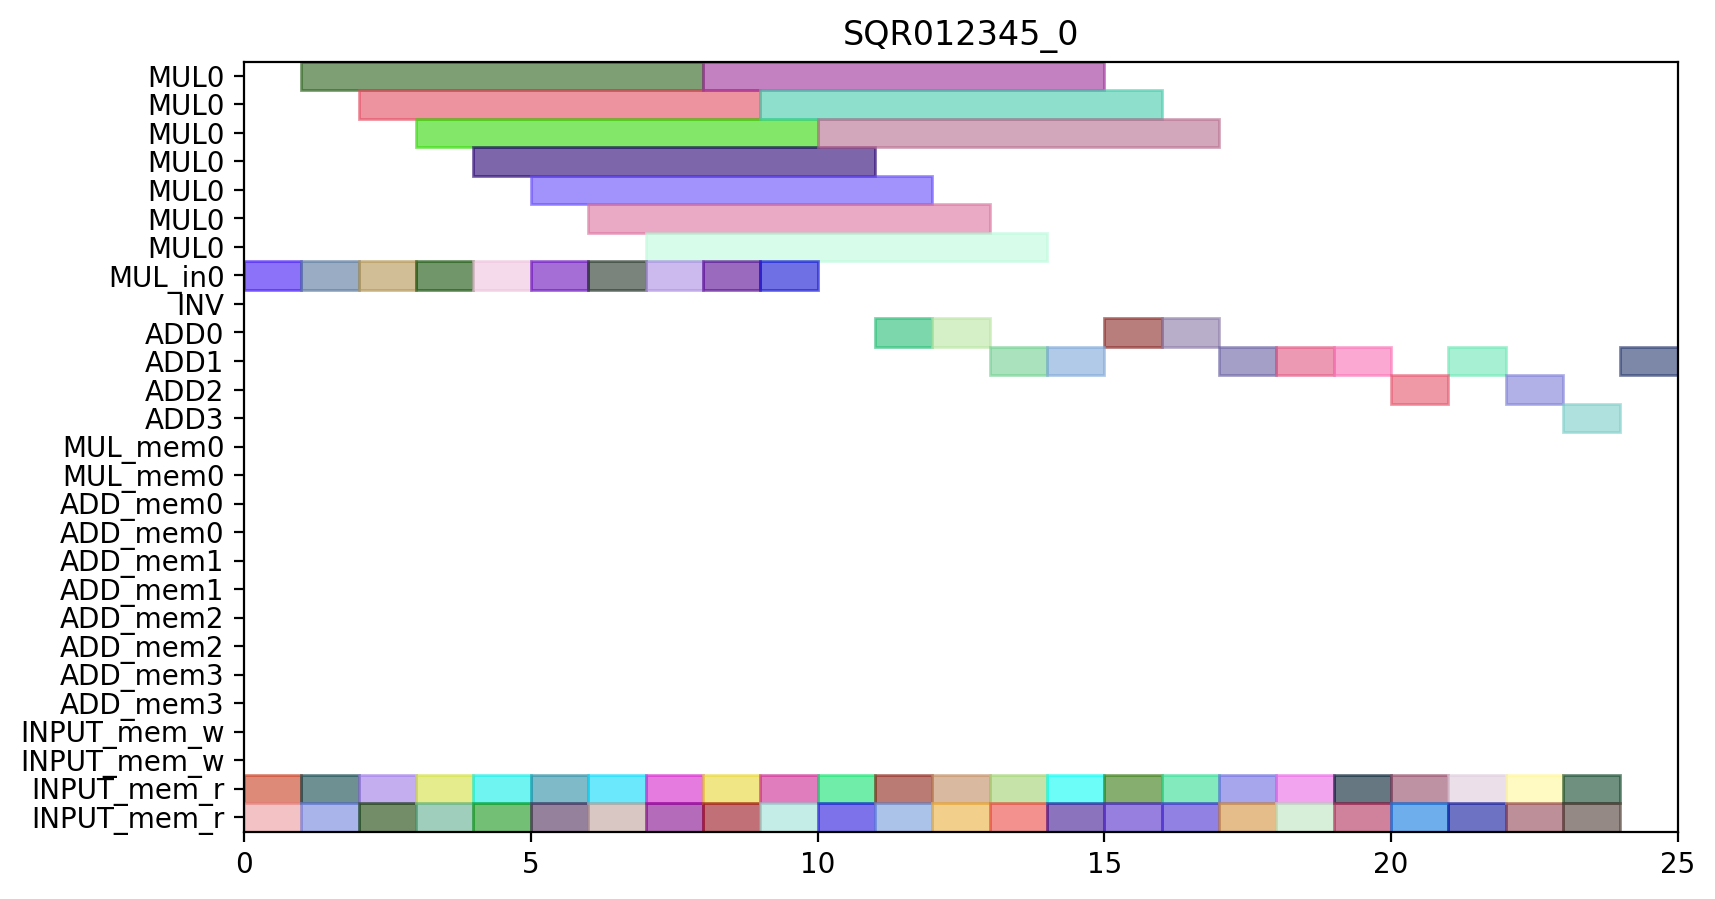

Here is the Python script that generated this plot:
from pyschedule import Scenario, solvers, plotters, alt


def solve():
	horizon = 90
	S = Scenario("SQR012345_0", horizon=horizon)

	# resource
	MUL = S.Resources('MUL', num=1, size=7)
	MUL_in = S.Resources('MUL_in', num=1)
	INV = S.Resource('INV')
	ADD = S.Resources('ADD', num=4, periods=range(1, horizon))
	MUL_mem = S.Resources('MUL_mem', num=1, size=2)
	ADD_mem = S.Resources('ADD_mem', num=4, size=2)
	INPUT_mem_w = S.Resource('INPUT_mem_w', size=2)
	INPUT_mem_r = S.Resource('INPUT_mem_r', size=2)

	# result of previous scheduling

	# new tasks
	t0_t0 = S.Task('t0_t0', length=1, delay_cost=1)
	t0_t0 += alt(ADD)

	t0_t0_mem0 = S.Task('t0_t0_mem0', length=1, delay_cost=1)
	t0_t0_mem0 += INPUT_mem_r
	S += t0_t0_mem0 <= t0_t0

	t0_t0_mem1 = S.Task('t0_t0_mem1', length=1, delay_cost=1)
	t0_t0_mem1 += INPUT_mem_r
	S += t0_t0_mem1 <= t0_t0

	t0_t1 = S.Task('t0_t1', length=1, delay_cost=1)
	t0_t1 += alt(ADD)

	t0_t1_mem0 = S.Task('t0_t1_mem0', length=1, delay_cost=1)
	t0_t1_mem0 += INPUT_mem_r
	S += t0_t1_mem0 <= t0_t1

	t0_t1_mem1 = S.Task('t0_t1_mem1', length=1, delay_cost=1)
	t0_t1_mem1 += INPUT_mem_r
	S += t0_t1_mem1 <= t0_t1

	t0_t3_in = S.Task('t0_t3_in', length=1, delay_cost=1)
	t0_t3_in += alt(MUL_in)
	t0_t3 = S.Task('t0_t3', length=7, delay_cost=1)
	t0_t3 += alt(MUL)
	S += t0_t3>=t0_t3_in

	t0_t3_mem0 = S.Task('t0_t3_mem0', length=1, delay_cost=1)
	t0_t3_mem0 += INPUT_mem_r
	S += t0_t3_mem0 <= t0_t3

	t0_t3_mem1 = S.Task('t0_t3_mem1', length=1, delay_cost=1)
	t0_t3_mem1 += INPUT_mem_r
	S += t0_t3_mem1 <= t0_t3

	t10 = S.Task('t10', length=1, delay_cost=1)
	t10 += alt(ADD)

	t10_mem0 = S.Task('t10_mem0', length=1, delay_cost=1)
	t10_mem0 += INPUT_mem_r
	S += t10_mem0 <= t10

	t10_mem1 = S.Task('t10_mem1', length=1, delay_cost=1)
	t10_mem1 += INPUT_mem_r
	S += t10_mem1 <= t10

	t11 = S.Task('t11', length=1, delay_cost=1)
	t11 += alt(ADD)

	t11_mem0 = S.Task('t11_mem0', length=1, delay_cost=1)
	t11_mem0 += INPUT_mem_r
	S += t11_mem0 <= t11

	t11_mem1 = S.Task('t11_mem1', length=1, delay_cost=1)
	t11_mem1 += INPUT_mem_r
	S += t11_mem1 <= t11

	t3_t0_in = S.Task('t3_t0_in', length=1, delay_cost=1)
	t3_t0_in += alt(MUL_in)
	t3_t0 = S.Task('t3_t0', length=7, delay_cost=1)
	t3_t0 += alt(MUL)
	S += t3_t0>=t3_t0_in

	t3_t0_mem0 = S.Task('t3_t0_mem0', length=1, delay_cost=1)
	t3_t0_mem0 += INPUT_mem_r
	S += t3_t0_mem0 <= t3_t0

	t3_t0_mem1 = S.Task('t3_t0_mem1', length=1, delay_cost=1)
	t3_t0_mem1 += INPUT_mem_r
	S += t3_t0_mem1 <= t3_t0

	t3_t1_in = S.Task('t3_t1_in', length=1, delay_cost=1)
	t3_t1_in += alt(MUL_in)
	t3_t1 = S.Task('t3_t1', length=7, delay_cost=1)
	t3_t1 += alt(MUL)
	S += t3_t1>=t3_t1_in

	t3_t1_mem0 = S.Task('t3_t1_mem0', length=1, delay_cost=1)
	t3_t1_mem0 += INPUT_mem_r
	S += t3_t1_mem0 <= t3_t1

	t3_t1_mem1 = S.Task('t3_t1_mem1', length=1, delay_cost=1)
	t3_t1_mem1 += INPUT_mem_r
	S += t3_t1_mem1 <= t3_t1

	t3_t2 = S.Task('t3_t2', length=1, delay_cost=1)
	t3_t2 += alt(ADD)

	t3_t2_mem0 = S.Task('t3_t2_mem0', length=1, delay_cost=1)
	t3_t2_mem0 += INPUT_mem_r
	S += t3_t2_mem0 <= t3_t2

	t3_t2_mem1 = S.Task('t3_t2_mem1', length=1, delay_cost=1)
	t3_t2_mem1 += INPUT_mem_r
	S += t3_t2_mem1 <= t3_t2

	t3_t3 = S.Task('t3_t3', length=1, delay_cost=1)
	t3_t3 += alt(ADD)

	t3_t3_mem0 = S.Task('t3_t3_mem0', length=1, delay_cost=1)
	t3_t3_mem0 += INPUT_mem_r
	S += t3_t3_mem0 <= t3_t3

	t3_t3_mem1 = S.Task('t3_t3_mem1', length=1, delay_cost=1)
	t3_t3_mem1 += INPUT_mem_r
	S += t3_t3_mem1 <= t3_t3

	t4_t0 = S.Task('t4_t0', length=1, delay_cost=1)
	t4_t0 += alt(ADD)

	t4_t0_mem0 = S.Task('t4_t0_mem0', length=1, delay_cost=1)
	t4_t0_mem0 += INPUT_mem_r
	S += t4_t0_mem0 <= t4_t0

	t4_t0_mem1 = S.Task('t4_t0_mem1', length=1, delay_cost=1)
	t4_t0_mem1 += INPUT_mem_r
	S += t4_t0_mem1 <= t4_t0

	t4_t1 = S.Task('t4_t1', length=1, delay_cost=1)
	t4_t1 += alt(ADD)

	t4_t1_mem0 = S.Task('t4_t1_mem0', length=1, delay_cost=1)
	t4_t1_mem0 += INPUT_mem_r
	S += t4_t1_mem0 <= t4_t1

	t4_t1_mem1 = S.Task('t4_t1_mem1', length=1, delay_cost=1)
	t4_t1_mem1 += INPUT_mem_r
	S += t4_t1_mem1 <= t4_t1

	t4_t3_in = S.Task('t4_t3_in', length=1, delay_cost=1)
	t4_t3_in += alt(MUL_in)
	t4_t3 = S.Task('t4_t3', length=7, delay_cost=1)
	t4_t3 += alt(MUL)
	S += t4_t3>=t4_t3_in

	t4_t3_mem0 = S.Task('t4_t3_mem0', length=1, delay_cost=1)
	t4_t3_mem0 += INPUT_mem_r
	S += t4_t3_mem0 <= t4_t3

	t4_t3_mem1 = S.Task('t4_t3_mem1', length=1, delay_cost=1)
	t4_t3_mem1 += INPUT_mem_r
	S += t4_t3_mem1 <= t4_t3

	t5_t0_in = S.Task('t5_t0_in', length=1, delay_cost=1)
	t5_t0_in += alt(MUL_in)
	t5_t0 = S.Task('t5_t0', length=7, delay_cost=1)
	t5_t0 += alt(MUL)
	S += t5_t0>=t5_t0_in

	t5_t0_mem0 = S.Task('t5_t0_mem0', length=1, delay_cost=1)
	t5_t0_mem0 += INPUT_mem_r
	S += t5_t0_mem0 <= t5_t0

	t5_t0_mem1 = S.Task('t5_t0_mem1', length=1, delay_cost=1)
	t5_t0_mem1 += INPUT_mem_r
	S += t5_t0_mem1 <= t5_t0

	t5_t1_in = S.Task('t5_t1_in', length=1, delay_cost=1)
	t5_t1_in += alt(MUL_in)
	t5_t1 = S.Task('t5_t1', length=7, delay_cost=1)
	t5_t1 += alt(MUL)
	S += t5_t1>=t5_t1_in

	t5_t1_mem0 = S.Task('t5_t1_mem0', length=1, delay_cost=1)
	t5_t1_mem0 += INPUT_mem_r
	S += t5_t1_mem0 <= t5_t1

	t5_t1_mem1 = S.Task('t5_t1_mem1', length=1, delay_cost=1)
	t5_t1_mem1 += INPUT_mem_r
	S += t5_t1_mem1 <= t5_t1

	t5_t2 = S.Task('t5_t2', length=1, delay_cost=1)
	t5_t2 += alt(ADD)

	t5_t2_mem0 = S.Task('t5_t2_mem0', length=1, delay_cost=1)
	t5_t2_mem0 += INPUT_mem_r
	S += t5_t2_mem0 <= t5_t2

	t5_t2_mem1 = S.Task('t5_t2_mem1', length=1, delay_cost=1)
	t5_t2_mem1 += INPUT_mem_r
	S += t5_t2_mem1 <= t5_t2

	t5_t3 = S.Task('t5_t3', length=1, delay_cost=1)
	t5_t3 += alt(ADD)

	t5_t3_mem0 = S.Task('t5_t3_mem0', length=1, delay_cost=1)
	t5_t3_mem0 += INPUT_mem_r
	S += t5_t3_mem0 <= t5_t3

	t5_t3_mem1 = S.Task('t5_t3_mem1', length=1, delay_cost=1)
	t5_t3_mem1 += INPUT_mem_r
	S += t5_t3_mem1 <= t5_t3

	t6_t0_in = S.Task('t6_t0_in', length=1, delay_cost=1)
	t6_t0_in += alt(MUL_in)
	t6_t0 = S.Task('t6_t0', length=7, delay_cost=1)
	t6_t0 += alt(MUL)
	S += t6_t0>=t6_t0_in

	t6_t0_mem0 = S.Task('t6_t0_mem0', length=1, delay_cost=1)
	t6_t0_mem0 += INPUT_mem_r
	S += t6_t0_mem0 <= t6_t0

	t6_t0_mem1 = S.Task('t6_t0_mem1', length=1, delay_cost=1)
	t6_t0_mem1 += INPUT_mem_r
	S += t6_t0_mem1 <= t6_t0

	t6_t1_in = S.Task('t6_t1_in', length=1, delay_cost=1)
	t6_t1_in += alt(MUL_in)
	t6_t1 = S.Task('t6_t1', length=7, delay_cost=1)
	t6_t1 += alt(MUL)
	S += t6_t1>=t6_t1_in

	t6_t1_mem0 = S.Task('t6_t1_mem0', length=1, delay_cost=1)
	t6_t1_mem0 += INPUT_mem_r
	S += t6_t1_mem0 <= t6_t1

	t6_t1_mem1 = S.Task('t6_t1_mem1', length=1, delay_cost=1)
	t6_t1_mem1 += INPUT_mem_r
	S += t6_t1_mem1 <= t6_t1

	t6_t2 = S.Task('t6_t2', length=1, delay_cost=1)
	t6_t2 += alt(ADD)

	t6_t2_mem0 = S.Task('t6_t2_mem0', length=1, delay_cost=1)
	t6_t2_mem0 += INPUT_mem_r
	S += t6_t2_mem0 <= t6_t2

	t6_t2_mem1 = S.Task('t6_t2_mem1', length=1, delay_cost=1)
	t6_t2_mem1 += INPUT_mem_r
	S += t6_t2_mem1 <= t6_t2

	t6_t3 = S.Task('t6_t3', length=1, delay_cost=1)
	t6_t3 += alt(ADD)

	t6_t3_mem0 = S.Task('t6_t3_mem0', length=1, delay_cost=1)
	t6_t3_mem0 += INPUT_mem_r
	S += t6_t3_mem0 <= t6_t3

	t6_t3_mem1 = S.Task('t6_t3_mem1', length=1, delay_cost=1)
	t6_t3_mem1 += INPUT_mem_r
	S += t6_t3_mem1 <= t6_t3

	t7_t0_in = S.Task('t7_t0_in', length=1, delay_cost=1)
	t7_t0_in += alt(MUL_in)
	t7_t0 = S.Task('t7_t0', length=7, delay_cost=1)
	t7_t0 += alt(MUL)
	S += t7_t0>=t7_t0_in

	t7_t0_mem0 = S.Task('t7_t0_mem0', length=1, delay_cost=1)
	t7_t0_mem0 += INPUT_mem_r
	S += t7_t0_mem0 <= t7_t0

	t7_t0_mem1 = S.Task('t7_t0_mem1', length=1, delay_cost=1)
	t7_t0_mem1 += INPUT_mem_r
	S += t7_t0_mem1 <= t7_t0

	t7_t1_in = S.Task('t7_t1_in', length=1, delay_cost=1)
	t7_t1_in += alt(MUL_in)
	t7_t1 = S.Task('t7_t1', length=7, delay_cost=1)
	t7_t1 += alt(MUL)
	S += t7_t1>=t7_t1_in

	t7_t1_mem0 = S.Task('t7_t1_mem0', length=1, delay_cost=1)
	t7_t1_mem0 += INPUT_mem_r
	S += t7_t1_mem0 <= t7_t1

	t7_t1_mem1 = S.Task('t7_t1_mem1', length=1, delay_cost=1)
	t7_t1_mem1 += INPUT_mem_r
	S += t7_t1_mem1 <= t7_t1

	t7_t2 = S.Task('t7_t2', length=1, delay_cost=1)
	t7_t2 += alt(ADD)

	t7_t2_mem0 = S.Task('t7_t2_mem0', length=1, delay_cost=1)
	t7_t2_mem0 += INPUT_mem_r
	S += t7_t2_mem0 <= t7_t2

	t7_t2_mem1 = S.Task('t7_t2_mem1', length=1, delay_cost=1)
	t7_t2_mem1 += INPUT_mem_r
	S += t7_t2_mem1 <= t7_t2

	t7_t3 = S.Task('t7_t3', length=1, delay_cost=1)
	t7_t3 += alt(ADD)

	t7_t3_mem0 = S.Task('t7_t3_mem0', length=1, delay_cost=1)
	t7_t3_mem0 += INPUT_mem_r
	S += t7_t3_mem0 <= t7_t3

	t7_t3_mem1 = S.Task('t7_t3_mem1', length=1, delay_cost=1)
	t7_t3_mem1 += INPUT_mem_r
	S += t7_t3_mem1 <= t7_t3

	solvers.mip.solve(S,msg=1,kind='CPLEX',ratio_gap=1.01)

	solution = [['hoge']*len(S.solution()[1]) for i in range(len(S.solution()))]
	for i in range(len(S.solution())):
		for j in range(len(S.solution()[i])):
			solution[i][j]=str(S.solution()[i][j])
	print(solution)

	cycles = int(solution[-1][3])

	pic_file_name = "/home/mfukuda/pairing_automation_design2/bls12-461/scheduling/SQR012345_mul1_add4/SQR012345_0.png"
	if(S.solution() != []):
		plotters.matplotlib.plot(S,img_filename=pic_file_name, vertical_text=True, fig_size=(cycles*0.25+3, 5), show_task_labels=False)

	return solution
